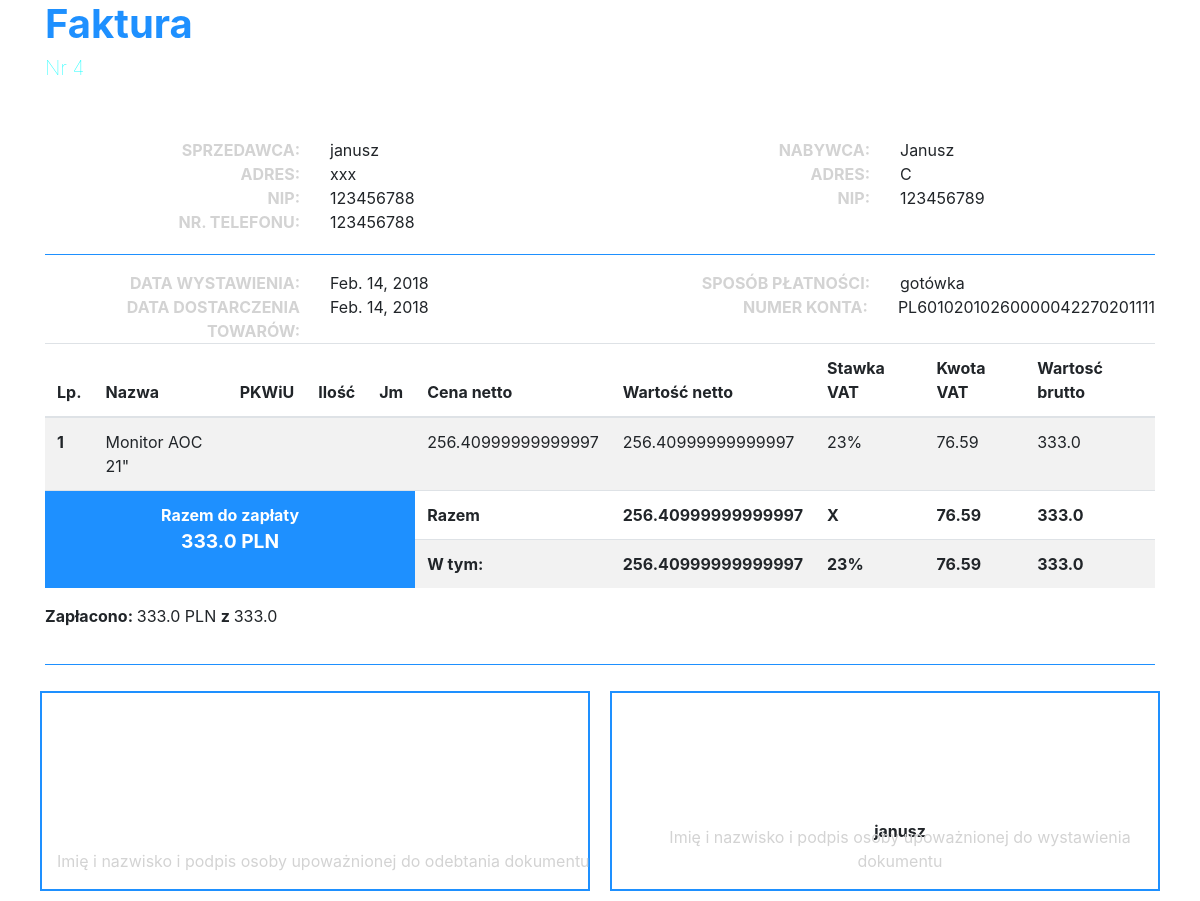
The page /show/4/ (signed in) on the database its author committed.
### fakturownia/models.py (models this page shows, shortened)
class FV(models.Model):
    payments = (
        ('got', 'gotówka'),
        ('prz', 'przelew'),
        ('rat', 'raty')
    )
    client = models.CharField(max_length=50)
    address = models.CharField(max_length=100)
    nip = models.IntegerField(default=00000000000)
    fv_date = models.DateField(default=datetime.date.today)
    complete_date = models.DateField(default=datetime.date.today)
    payment_method = models.CharField(
        max_length=3,
        choices=payments,
        default='prz',
    )
    iban = IBANField()
    products = models.ManyToManyField(Product, blank=True)

class Profile(models.Model):
    user = models.OneToOneField(User, on_delete=models.CASCADE)
    seller_data = models.TextField(max_length=50, blank=False)
    address = models.CharField(max_length=80, blank=True)
    nip = models.CharField(max_length=11, unique=False)
    phonenumber = models.CharField(max_length=9, unique=False)

class Product(models.Model):
    name = models.CharField(max_length=120)
    price = models.FloatField(default=0)
    category = models.ManyToManyField(Category)
    def vat_value(self):
        return self.price * 0.23
    def vat(self):
        return "23%"
    def price_netto(self):
        return self.price - (self.price * 0.23)

### fakturownia/views.py (the view)
# urls.py: url(r'^show/(?P<fv_id>\w+)/$', views.detail, name='detail'),
@login_required(login_url='login/')
def detail(request, fv_id):
    fv = get_object_or_404(FV, pk=fv_id)
    suma = 0
    for item in fv.products.all():
        suma += item.price
    context = {
        'fv': fv,
        'suma': suma,
        'suma_netto': (suma - (suma * 0.23)),
        'suma_vat': suma * 0.23,
        'profile': User.objects.get(pk=request.user.id)
    }
    return render(request, 'fakturownia/show.html', context)

### fakturownia/templates/fakturownia/show.html (shortened to what this page needs)
{% load static %}
<!DOCTYPE html>
<html lang="pl">
<head>
    <link rel="stylesheet"
          href="https://maxcdn.bootstrapcdn.com/bootstrap/4.0.0/css/bootstrap.min.css"
    >
    <link rel="stylesheet"
          href="{% static 'fakturownia/fv.css' %}"
    >
</head>
<body>
    <div class="container">
        <h1 id="fv-header">Faktura</h1>
        <h5 id="fv-id">Nr {{ fv.id }}</h5>
        <div class="row">
            <div class="col-sm">
                <div class="row">
                    <div class="col-sm text-right fv-details-name">Sprzedawca: </div>
                    <div class="col-sm text-left  fv-details-val">{{ profile.profile.seller_data }}</div>
                </div>
                <div class="row">
                    <div class="col-sm text-right fv-details-name">Adres: </div>
                    <div class="col-sm text-left  fv-details-val">{{ profile.profile.address }}</div>
                </div>
                <div class="row">
                    <div class="col-sm text-right fv-details-name">NIP: </div>
                    <div class="col-sm text-left  fv-details-val">{{ profile.profile.nip }}</div>
                </div>
                <div class="row">
                    <div class="col-sm text-right fv-details-name">Nr. telefonu: </div>
                    <div class="col-sm text-left  fv-details-val">{{ profile.profile.phonenumber }}</div>
                </div>
            </div>
            <div class="col-sm">
                <div class="row">
                    <div class="col-sm text-right fv-details-name">Nabywca: </div>
                    <div class="col-sm text-left  fv-details-val">{{ fv.client }}</div>
                </div>
                <div class="row">
                    <div class="col-sm text-right fv-details-name">Adres: </div>
                    <div class="col-sm text-left  fv-details-val">{{ fv.address }}</div>
                </div>
                <div class="row">
                    <div class="col-sm text-right fv-details-name">NIP: </div>
                    <div class="col-sm text-left  fv-details-val">{{ fv.nip }}</div>
                </div>
            </div>
        </div>
        <p class="clearfix"></p>
        <div class="row">
            <div class="col-sm">
                <div class="row">
                    <div class="col-sm text-right fv-details-name">Data Wystawienia: </div>
                    <div class="col-sm text-left  fv-details-val">{{ fv.fv_date }}</div>
                </div>
                <div class="row">
                    <div class="col-sm text-right fv-details-name">Data Dostarczenia Towarów: </div>
                    <div class="col-sm text-left  fv-details-val">{{ fv.complete_date }}</div>
                </div>
            </div>
            <div class="col-sm">
                <div class="row">
                    <div class="col-sm text-right fv-details-name">Sposób płatności: </div>
                    <div class="col-sm text-left  fv-details-val">{{ fv.get_payment_method_display }}</div>
                </div>
                <div class="row">
                    <div class="col-sm text-right fv-details-name">Numer konta: </div>
                    <div class="col-sm text-left  fv-details-val">{{ fv.iban }}</div>
                </div>
            </div>
        </div>
        <table class="table table-striped">
          <thead>
            <tr>
              <th scope="col">Lp.</th>
              <th scope="col">Nazwa</th>
              <th scope="col">PKWiU</th>
              <th scope="col">Ilość</th>
              <th scope="col">Jm</th>
              <th scope="col">Cena netto</th>
              <th scope="col">Wartość netto</th>
              <th scope="col">Stawka VAT</th>
              <th scope="col">Kwota VAT</th>
              <th scope="col">Wartosć brutto</th>
            </tr>
          </thead>
          <tbody>
            {%  for item in fv.products.all %}
                <tr>
                    <th scope="row">{{ forloop.counter  }}</th>
                    <td>{{ item.name }}</td>
                    <td>{{ " " }}</td>
                    <td>{{ " " }}</td>
                    <td>{{ " " }}</td>
                    <td>{{ item.price_netto }}</td>
                    <td>{{ item.price_netto }}</td>
                    <td>{{ item.vat }}</td>
                    <td>{{ item.vat_value }}</td>
                    <td>{{ item.price }}</td>
                </tr>
            {% endfor %}
          <tr>
              <th colspan="5" rowspan="2" class="text-center sumed">Razem do zapłaty<br> <span>{{ suma }} PLN</span></th>
              <th> Razem</th>
              <th>{{ suma_netto }}</th>
              <th> X </th>
              <th> {{ suma_vat }} </th>
              <th> {{ suma }} </th>
          </tr>
          <tr>
              <th>W tym: </th>
              <th> {{ suma_netto }} </th>
              <th> 23% </th>
              <th> {{ suma_vat }} </th>
              <th> {{ suma }} </th>
          </tr>
          </tbody>
        </table>
    <div class="row">
        <div class="col-md">
            <p><span class="bolted">Zapłacono: </span>
            {% if fv.get_payment_method_display == 'gotówka' %}
                {{ suma }}
            {% else %}
                0
            {% endif %}
            PLN <span class="bolted"> z </span> {{ suma }}
            </p>
        </div>
    </div>
    <p class="clearfix"></p>
    <div class="row">
        <div class="col-md receiver" >
            <p class="tip">Imię i nazwisko i podpis osoby upoważnionej do odebtania dokumentu</p>
        </div>
        <div class="col-md signer">
            <p class="sign">{{ profile.profile.seller_data }}</p>
            <p class="tip">Imię i nazwisko i podpis osoby upoważnionej do wystawienia dokumentu</p>
        </div>
    </div>
    </div>
</body>
</html>

### fakturownia/static/fakturownia/fv.css (style rules this page uses)
#fv-header { color: dodgerblue; font-weight: bolder; }
#fv-id { color: aqua; font-weight: lighter; padding-bottom: 50px; }
.clearfix { border-bottom: dodgerblue 1px solid; margin-top: 20px; }
.fv-details-name { text-transform: uppercase; color: lightgrey; font-weight: bolder; }
table { border-collapse: collapse; }
.sumed { background-color: dodgerblue; color: white; }
.sumed > span { font-size: larger; }
span.bolted { font-weight: bold; }
div.receiver, div.signer { height: 200px; border: dodgerblue 2px solid; margin: 10px; }
div.signer, div.signer > span { position:relative; text-align: center; }
div.signer > p.tip, div.receiver > p.tip { width: 100%; position:absolute; bottom:0px; }
div.signer > p.sign { width: 100%; position:absolute; bottom:30px; }
p.tip { color: lightgrey; }
p.sign { font-weight: bold; }

### rows shown on the page
FV: id "4", client "Janusz", address "C", nip "123456789", fv_date "Feb. 14, 2018", complete_date "Feb. 14, 2018", payment_method "gotówka", iban "PL60102010260000042270201111"
Product: name "Monitor AOC 21\"", price_netto "256.40999999999997", vat "23%", vat_value "76.59", price "333.0"

### other values the page prints
{{ profile.profile.seller_data }} "janusz"
{{ profile.profile.address }} "xxx"
{{ profile.profile.nip }} "123456788"
{{ profile.profile.phonenumber }} "123456788"
{{ suma }} "333.0"
{{ suma_netto }} "256.40999999999997"
{{ suma_vat }} "76.59"
